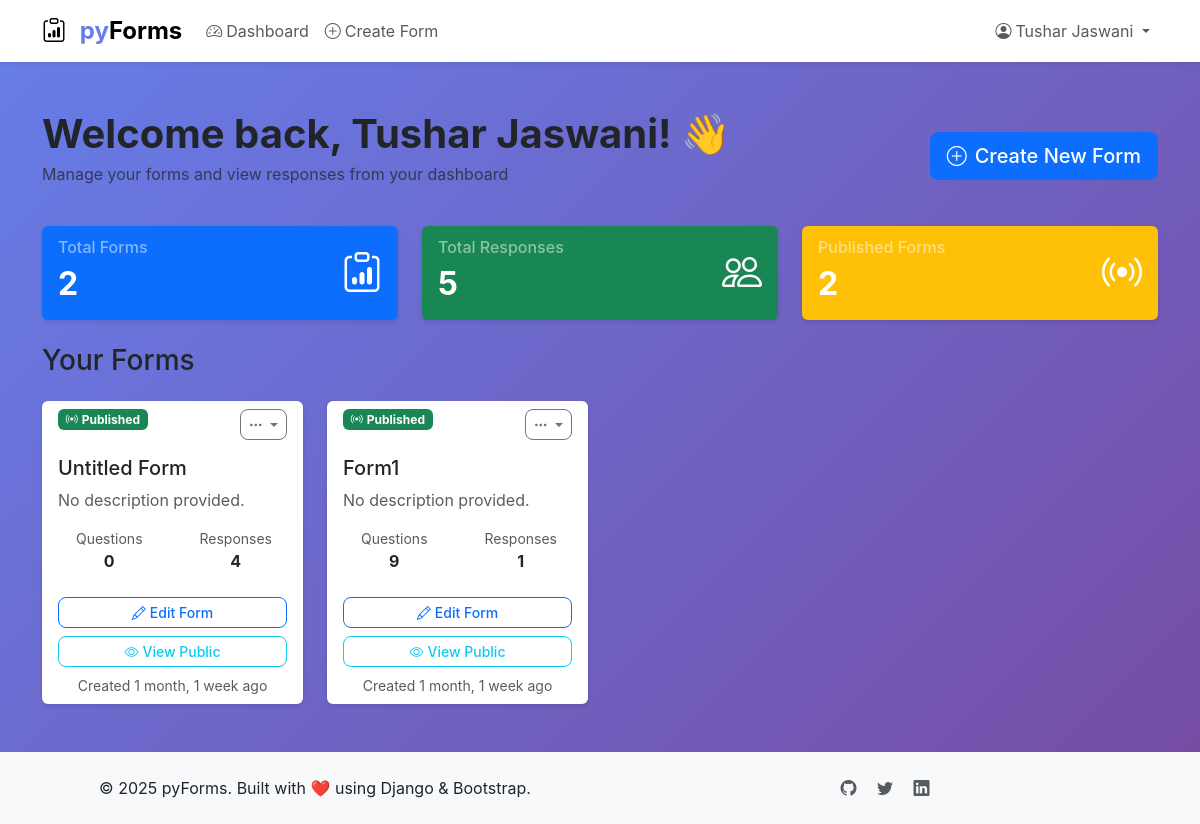
The app's page /dashboard/ (signed in) with its own data.
### forms/models.py (models this page shows, shortened)
class Form(models.Model):
    uuid = models.UUIDField(default=uuid.uuid4, editable=False, unique=True)
    user = models.ForeignKey(User, on_delete=models.CASCADE, related_name='created_forms')
    title = models.CharField(max_length=255, default='Untitled Form')
    description = models.TextField(blank=True, null=True)
    is_published = models.BooleanField(default=False)
    allow_multiple_responses = models.BooleanField(default=True)
    collect_email = models.BooleanField(default=False)
    open_date = models.DateTimeField(null=True, blank=True)
    close_date = models.DateTimeField(null=True, blank=True)
    theme_color = models.CharField(max_length=20, choices=THEME_CHOICES, default='blue')
    custom_color = models.CharField(max_length=7, blank=True, null=True, help_text='Hex color code')
    header_image = models.ImageField(upload_to='form_headers/', blank=True, null=True)
    send_email_notifications = models.BooleanField(default=True)
    created_at = models.DateTimeField(auto_now_add=True)
    updated_at = models.DateTimeField(auto_now=True)
    class Meta:
        ordering = ['-created_at']
    @property
    def response_count(self):
        return self.responses.count()

### forms/views.py (the view)
# urls.py: path('dashboard/', views.dashboard, name='dashboard'),
@login_required
def dashboard(request):
    user_forms = (
        Form.objects
        .filter(user=request.user)
        .annotate(num_responses=Count('responses'))
        .order_by('-created_at')
    )
    paginator = Paginator(user_forms, 12)
    page_number = request.GET.get('page')
    forms = paginator.get_page(page_number)
    total_forms = user_forms.count()
    total_responses = sum(form.num_responses for form in user_forms)
    published_forms = user_forms.filter(is_published=True).count()
    context = {
        'forms': forms,
        'total_forms': total_forms,
        'total_responses': total_responses,
        'published_forms': published_forms,
    }
    return render(request, 'forms/dashboard.html', context)

### templates/forms/dashboard.html (shortened to what this page needs)
{% extends 'base/base.html' %}
{% block content %}
<div class="container">
    <div class="row mb-4">
        <div class="col-12">
            <div class="d-flex justify-content-between align-items-center">
                <div>
                    <h1 class="display-6 fw-bold mb-1">Welcome back, {{ user.get_full_name|default:user.username }}! 👋</h1>
                    <p class="text-muted">Manage your forms and view responses from your dashboard</p>
                </div>
                <div>
                    <a href="{% url 'create_form' %}" class="btn btn-primary btn-lg">
                        <i class="bi bi-plus-circle me-2"></i>Create New Form
                    </a>
                </div>
            </div>
        </div>
    </div>
    <div class="row mb-4">
        <div class="col-md-4">
            <div class="card bg-primary text-white h-100">
                <div class="card-body">
                    <div class="d-flex justify-content-between">
                        <div>
                            <h6 class="card-subtitle mb-2 text-white-50">Total Forms</h6>
                            <h2 class="card-title mb-0 fw-bold">{{ total_forms }}</h2>
                        </div>
                        <div class="align-self-center">
                            <i class="bi bi-clipboard-data fs-1"></i>
                        </div>
                    </div>
                </div>
            </div>
        </div>
        <div class="col-md-4">
            <div class="card bg-success text-white h-100">
                <div class="card-body">
                    <div class="d-flex justify-content-between">
                        <div>
                            <h6 class="card-subtitle mb-2 text-white-50">Total Responses</h6>
                            <h2 class="card-title mb-0 fw-bold">{{ total_responses }}</h2>
                        </div>
                        <div class="align-self-center">
                            <i class="bi bi-people fs-1"></i>
                        </div>
                    </div>
                </div>
            </div>
        </div>
        <div class="col-md-4">
            <div class="card bg-warning text-white h-100">
                <div class="card-body">
                    <div class="d-flex justify-content-between">
                        <div>
                            <h6 class="card-subtitle mb-2 text-white-50">Published Forms</h6>
                            <h2 class="card-title mb-0 fw-bold">{{ published_forms }}</h2>
                        </div>
                        <div class="align-self-center">
                            <i class="bi bi-broadcast fs-1"></i>
                        </div>
                    </div>
                </div>
            </div>
        </div>
    </div>
    <div class="row">
        <div class="col-12">
            <div class="d-flex justify-content-between align-items-center mb-3">
                <h3>Your Forms</h3>
            </div>
            {% if forms %}
            <div class="row">
                {% for form in forms %}
                <div class="col-md-4 col-lg-3 mb-4">
                    <div class="card form-card h-100">
                        <div class="card-header bg-transparent border-0 pb-0">
                            <div class="d-flex justify-content-between align-items-start">
                                <span class="badge bg-{% if form.is_published %}success{% else %}secondary{% endif %} mb-2">
                                    {% if form.is_published %}
                                        <i class="bi bi-broadcast me-1"></i>Published
                                    {% else %}
                                        <i class="bi bi-eye-slash me-1"></i>Draft
                                    {% endif %}
                                </span>
                                <div class="dropdown">
                                    <button class="btn btn-sm btn-outline-secondary dropdown-toggle" data-bs-toggle="dropdown">
                                        <i class="bi bi-three-dots"></i>
                                    </button>
                                </div>
                            </div>
                        </div>
                        <div class="card-body">
                            <h5 class="card-title">{{ form.title|truncatechars:30 }}</h5>
                            <p class="card-text text-muted">
                                {% if form.description %}
                                    {{ form.description|truncatechars:80 }}
                                {% else %}
                                    No description provided.
                                {% endif %}
                            </p>
                            <div class="row text-center">
                                <div class="col-6">
                                    <small class="text-muted d-block">Questions</small>
                                    <span class="fw-bold">{{ form.questions.count }}</span>
                                </div>
                                <div class="col-6">
                                    <small class="text-muted d-block">Responses</small>
                                    <span class="fw-bold">{{ form.response_count }}</span>
                                </div>
                            </div>
                        </div>
                        <div class="card-footer bg-transparent border-0">
                            <div class="d-grid gap-2">
                                <a href="{% url 'edit_form' form.uuid %}" class="btn btn-outline-primary btn-sm">
                                    <i class="bi bi-pencil me-1"></i>Edit Form
                                </a>
                                {% if form.is_published %}
                                <a href="{% url 'form_public_view' form.uuid %}" class="btn btn-outline-info btn-sm" target="_blank">
                                    <i class="bi bi-eye me-1"></i>View Public
                                </a>
                                {% endif %}
                            </div>
                            <small class="text-muted d-block text-center mt-2">
                                Created {{ form.created_at|timesince }} ago
                            </small>
                        </div>
                    </div>
                </div>
                {% endfor %}
            </div>
            {% endif %}
        </div>
    </div>
</div>
{% endblock %}

### templates/base/base.html (shortened to what this page needs)
<!DOCTYPE html>
<html lang="en" data-bs-theme="{% if request.user.is_authenticated and request.user.userprofile.dark_mode %}dark{% else %}light{% endif %}">
<head>
    <link href="https://cdn.jsdelivr.net/npm/bootstrap@5.3.2/dist/css/bootstrap.min.css" rel="stylesheet">
    <link href="https://cdn.jsdelivr.net/npm/bootstrap-icons@1.11.1/font/bootstrap-icons.css" rel="stylesheet">
</head>
<body>
    <nav class="navbar navbar-expand-lg navbar-light bg-white shadow-sm mb-4">
        <div class="container">
            <a class="navbar-brand" href="{% if user.is_authenticated %}{% url 'dashboard' %}{% else %}{% url 'accounts:login' %}{% endif %}">
                <i class="bi bi-clipboard-data me-2"></i>
                <span class="text-primary">py</span>Forms
            </a>
            <div class="collapse navbar-collapse" id="navbarNav">
                {% if user.is_authenticated %}
                <ul class="navbar-nav me-auto">
                    <li class="nav-item">
                        <a class="nav-link" href="{% url 'dashboard' %}">
                            <i class="bi bi-speedometer2 me-1"></i>Dashboard
                        </a>
                    </li>
                    <li class="nav-item">
                        <a class="nav-link" href="{% url 'create_form' %}">
                            <i class="bi bi-plus-circle me-1"></i>Create Form
                        </a>
                    </li>
                </ul>
                <ul class="navbar-nav">
                    <li class="nav-item dropdown">
                        <a class="nav-link dropdown-toggle" href="#" id="navbarDropdown" role="button" data-bs-toggle="dropdown">
                            <i class="bi bi-person-circle me-1"></i>{{ user.get_full_name|default:user.username }}
                        </a>
                    </li>
                </ul>
                {% endif %}
            </div>
        </div>
    </nav>
    <main class="py-4">
        {% block content %}{% endblock %}
    </main>
    <footer class="bg-light py-4 mt-auto">
        <div class="container text-center">
            <div class="row">
                <div class="col-md-6">
                    <p class="mb-0">&copy; 2025 pyForms. Built with ❤️ using Django & Bootstrap.</p>
                </div>
                <div class="col-md-6">
                    <div class="social-links">
                        <a href="#" class="text-muted me-3"><i class="bi bi-github"></i></a>
                        <a href="#" class="text-muted me-3"><i class="bi bi-twitter"></i></a>
                        <a href="#" class="text-muted"><i class="bi bi-linkedin"></i></a>
                    </div>
                </div>
            </div>
        </div>
    </footer>
    <div class="toast-container position-fixed bottom-0 end-0 p-3">
    </div>
</body>
</html>

### templates/base/base.html (style rules this page uses)
body { background: linear-gradient(135deg, #667eea 0%, #764ba2 100%); min-height: 100vh; font-family: -apple-system, BlinkMacSystemFont, "Segoe UI", Roboto, sans-serif; }
:root { --primary-color: #007bff; --secondary-color: #6c757d; --success-color: #28a745; --danger-color: #dc3545; --warning-color: #ffc107; --info-color: #17a2b8; --light-color: #f8f9fa; --dark-color: #343a40; }
.navbar-brand { font-weight: bold; font-size: 1.5rem; }
.card { transition: transform 0.2s, box-shadow 0.2s; border: none; box-shadow: 0 2px 4px rgba(0,0,0,0.1); }
.form-card { min-height: 200px; }
.btn { border-radius: 8px; font-weight: 500; transition: all 0.2s; }
.text-primary { color: #667eea !important; }

### records on screen
Form: is_published True (drawn), title "Untitled Form", description "No description provided.", questions.count "0", response_count "4", created_at "1 month, 1 week"
Form: is_published True (drawn), title "Form1", description "No description provided.", questions.count "9", response_count "1", created_at "1 month, 1 week"

### other values on screen
{{ user.get_full_name|default:user.username }} "Tushar Jaswani"
{{ total_forms }} "2"
{{ total_responses }} "5"
{{ published_forms }} "2"
